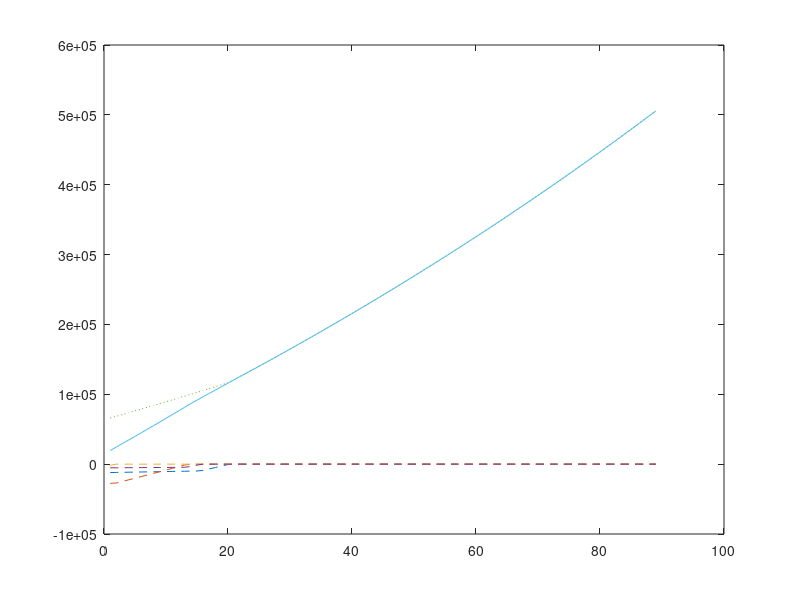

This figure's MATLAB source:
clear all

%
% upcoming work: 
% 1. functionalize the code to support arbitrary # of loans/assets
% 2. calculate debt payoff timeline
% 3. support adding loans or assets and spending savings @ user-defined
% time points (e.g. house purchase or inheritance)
% 4. support payment inflation (due to salary raises)
% 5. support tax-deferred assets, salary tax estimates
% 6. build a gui
%


% input variables

stopval = 500000;


% tables of all assets and liabilities
liab = [-12000, 0.025; -27496, 0.0655; -1725, 0.08;-5274,0.0655];
asset = [66000,0.06];

cashflow = 4900; % monthly payment you wish to make
invpay = 2200; % set a monthly amount if you want to invest right away instead
            % of placing 100% of available 'payment' into debts.
            % if 0, the program assumes all extra payment goes to debt
            % repayment first.
n = 12; % 12 months in a year
horizon = 6; % maximum number of years you want to pay off any loan


% need an infinite loop check - is your min payment enough to EVER pay it
% off?
for i=1:1:length(liab(:,1))
minpay(i) = (-liab(i,1)*(liab(i,2)/n))/(1-(1+liab(i,2)/n)^(-n*horizon));
end
minpaytot = sum(minpay(:));

while cashflow-invpay < minpaytot
    cashflow = input(['Your cashflow is too small! Increase it to at least ' num2str(ceil(minpaytot)+invpay) ': ']);
end
%

% allocate the extra money to the right loan

[rates,payorder] = sort(liab(:,2),'descend');

% Initialize while loop
clear presval1
clear presval2
clear asset1
curliab = liab(:,1);
curasset = asset(:,1);
networth = sum(curliab(:))+curasset(:);
period = 0; % initial period
t=1; % # of periods per cycle of while loop


while networth(period+1) < stopval
    %% Determine Pay Order
    %% Determine Payment Amounts
        % include final pmt check
 
% determine any extra amount of money beyond the minimums
if cashflow > minpaytot
    extra = cashflow-invpay-minpaytot;
else
    extra = 0;
end
        
        for i=1:1:length(curliab(:,period+1))
            if curliab(payorder(i),period+1) ~= 0
                if extra ~= 0;
                    if -curliab(payorder(i),period+1) >= minpay(payorder(i))+extra
                        payment(payorder(i)) = minpay(payorder(i))+extra;
                        extra = 0;
                    elseif -curliab(payorder(i),period+1) < minpay(payorder(i))
                        payment(payorder(i)) = -curliab(payorder(i),period+1);
                        extra = extra + (minpay(payorder(i)) - payment(payorder(i)));
                    elseif -curliab(payorder(i),period+1) < minpay(payorder(i))+extra
                        payment(payorder(i)) = -curliab(payorder(i),period+1);
                        extra = (extra+minpay(payorder(i)))-(-curliab(payorder(i),period+1));
                    else
                        error('out of bounds')
                    end
                elseif extra == 0;
                    payment(payorder(i)) = minpay(payorder(i));
                else
                    error('missed something in the extra payment allocation')
                end
                
            elseif curliab(payorder(i),period+1) == 0
                payment(payorder(i)) = 0;
            else
                error('out of bounds')
            end
    %% Pay and Accumulate
    curliab(payorder(i),period+2) = curliab(payorder(i),period+1) + payment(payorder(i));
    curliab(payorder(i),period+2) = curliab(payorder(i),period+2)*(1+rates(i)/n)^t;
        end
        
    curasset(period+2) = curasset(period+1) + invpay + extra;
    curasset(period+2) = curasset(period+2)*(1+asset(1,2)/n)^t;
        
    %% calculate networth
    
    networth(period+2) = sum(curliab(:,period+2))+curasset(period+2);
    
    %% increment time
    period = period+1;
    
end

%% Results Plotting

disp(['It will take you ' num2str(period) ' months or ' num2str(period/n) ' years to finish.'])

for i=1:1:length(curliab(:,period+1))
    plot(curliab(i,:),'LineStyle','--')
    hold on
end
plot(curasset(:),'LineStyle',':')
plot(networth,'LineStyle','-')
